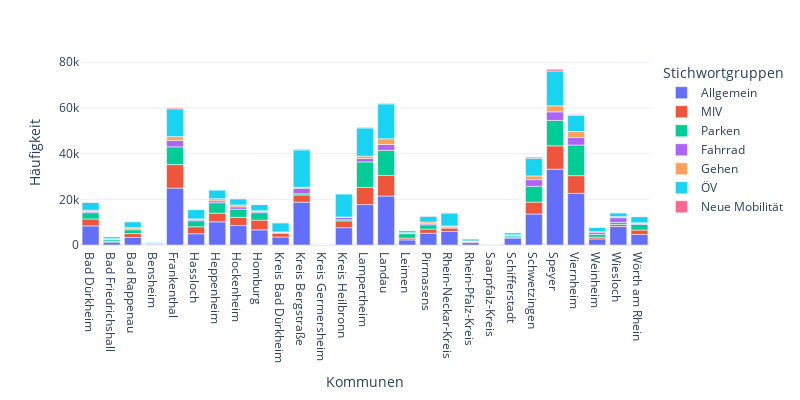

The cell this chart's notebook holds for it:
### Markdown cell above
Notizen:
* ÖV hat bei allen Kommunen einen großen Anteil
* Parken hat ebenfalls bei allen Kommunen einen großen Anteil
* kreis Heilbronn und Kreis Germersheim haben verhältnismäßig hohen Anteil von Fahrradbegriffen
* Elektromobilität, Gehen und Neue Mobilität hat bei allen Kommunen einen sehr geringen Anteil
* Wiesloch hat bei den Allgemeinen Suchbegriffen einen großen Anteil

### Code cell
fig = px.bar(df_kommune_gesamt,
             x=df_kommune_gesamt.index,
             y=['Allgemein', 'MIV', 'Parken', 'Fahrrad', 'Gehen', 'ÖV', 'Neue Mobilität'],
             # color='kommune',
              # hover_name="kommune",
              labels={
                     "jahr": "Zeit (a)",
                     "Gesamt": "Häufigkeit aller Stichwörter",
                     "kommune": "Kommunen",
                     "variable": "Stichwortgruppen",
                     "value": "Häufigkeit"},
              # render_mode="svg",
              template='plotly_white',
              width=800, 
              height=400
             )
fig.show()

### Figure 1 — Plotly figure (JSON) as saved in the notebook; plotly's stock layout.template omitted (floating-point values rounded to 4 significant figures)
{"data": [{"alignmentgroup": "True", "hovertemplate": "Stichwortgruppen=Allgemein<br>Kommunen=%{x}<br>Häufigkeit=%{y}<extra></extra>", "legendgroup": "Allgemein", "marker": {"color": "#636efa", "pattern": {"shape": ""}}, "name": "Allgemein", "offsetgroup": "Allgemein", "orientation": "v", "showlegend": true, "textposition": "auto", "type": "bar", "x": ["Bad Dürkheim", "Bad Friedrichshall", "Bad Rappenau", "Bensheim", "Frankenthal", "Hassloch", "Heppenheim", "Hockenheim", "Homburg", "Kreis Bad Dürkheim", "Kreis Bergstraße", "Kreis Germersheim", "Kreis Heilbronn", "Lampertheim", "Landau", "Leimen", "Pirmasens", "Rhein-Neckar-Kreis", "Rhein-Pfalz-Kreis", "Saarpfalz-Kreis", "Schifferstadt", "Schwetzingen", "Speyer", "Viernheim", "Weinheim", "Wiesloch", "Wörth am Rhein"], "xaxis": "x", "y": [8367, 1260, 3281, 390, 24902, 4926, 10134, 8532, 6631, 3502, 18744, 345, 7594, 17707, 21427, 2230, 5126, 5903, 1066, 194, 3048, 13562, 33201, 22606, 2674, 8059, 4588], "yaxis": "y"}, {"alignmentgroup": "True", "hovertemplate": "Stichwortgruppen=MIV<br>Kommunen=%{x}<br>Häufigkeit=%{y}<extra></extra>", "legendgroup": "MIV", "marker": {"color": "#EF553B", "pattern": {"shape": ""}}, "name": "MIV", "offsetgroup": "MIV", "orientation": "v", "showlegend": true, "textposition": "auto", "type": "bar", "x": ["Bad Dürkheim", "Bad Friedrichshall", "Bad Rappenau", "Bensheim", "Frankenthal", "Hassloch", "Heppenheim", "Hockenheim", "Homburg", "Kreis Bad Dürkheim", "Kreis Bergstraße", "Kreis Germersheim", "Kreis Heilbronn", "Lampertheim", "Landau", "Leimen", "Pirmasens", "Rhein-Neckar-Kreis", "Rhein-Pfalz-Kreis", "Saarpfalz-Kreis", "Schifferstadt", "Schwetzingen", "Speyer", "Viernheim", "Weinheim", "Wiesloch", "Wörth am Rhein"], "xaxis": "x", "y": [3030, 399, 1720, 69, 10294, 3059, 3785, 3578, 4255, 1654, 3157, 67, 2961, 7479, 9010, 799, 1851, 1499, 353, 34, 419, 5208, 10204, 7751, 798, 931, 1961], "yaxis": "y"}, {"alignmentgroup": "True", "hovertemplate": "Stichwortgruppen=Parken<br>Kommunen=%{x}<br>Häufigkeit=%{y}<extra></extra>", "legendgroup": "Parken", "marker": {"color": "#00cc96", "pattern": {"shape": ""}}, "name": "Parken", "offsetgroup": "Parken", "orientation": "v", "showlegend": true, "textposition": "auto", "type": "bar", "x": ["Bad Dürkheim", "Bad Friedrichshall", "Bad Rappenau", "Bensheim", "Frankenthal", "Hassloch", "Heppenheim", "Hockenheim", "Homburg", "Kreis Bad Dürkheim", "Kreis Bergstraße", "Kreis Germersheim", "Kreis Heilbronn", "Lampertheim", "Landau", "Leimen", "Pirmasens", "Rhein-Neckar-Kreis", "Rhein-Pfalz-Kreis", "Saarpfalz-Kreis", "Schifferstadt", "Schwetzingen", "Speyer", "Viernheim", "Weinheim", "Wiesloch", "Wörth am Rhein"], "xaxis": "x", "y": [2741, 694, 1680, 318, 7772, 2625, 4574, 3574, 3267, 300, 544, 43, 504, 11187, 10991, 1931, 1868, 444, 143, 1, 556, 6925, 11127, 13403, 1218, 917, 2457], "yaxis": "y"}, {"alignmentgroup": "True", "hovertemplate": "Stichwortgruppen=Fahrrad<br>Kommunen=%{x}<br>Häufigkeit=%{y}<extra></extra>", "legendgroup": "Fahrrad", "marker": {"color": "#ab63fa", "pattern": {"shape": ""}}, "name": "Fahrrad", "offsetgroup": "Fahrrad", "orientation": "v", "showlegend": true, "textposition": "auto", "type": "bar", "x": ["Bad Dürkheim", "Bad Friedrichshall", "Bad Rappenau", "Bensheim", "Frankenthal", "Hassloch", "Heppenheim", "Hockenheim", "Homburg", "Kreis Bad Dürkheim", "Kreis Bergstraße", "Kreis Germersheim", "Kreis Heilbronn", "Lampertheim", "Landau", "Leimen", "Pirmasens", "Rhein-Neckar-Kreis", "Rhein-Pfalz-Kreis", "Saarpfalz-Kreis", "Schifferstadt", "Schwetzingen", "Speyer", "Viernheim", "Weinheim", "Wiesloch", "Wörth am Rhein"], "xaxis": "x", "y": [495, 142, 448, 160, 2796, 493, 858, 1039, 500, 221, 2416, 9, 1033, 1484, 2555, 274, 494, 399, 220, 5, 202, 2895, 3765, 3277, 919, 2047, 424], "yaxis": "y"}, {"alignmentgroup": "True", "hovertemplate": "Stichwortgruppen=Gehen<br>Kommunen=%{x}<br>Häufigkeit=%{y}<extra></extra>", "legendgroup": "Gehen", "marker": {"color": "#FFA15A", "pattern": {"shape": ""}}, "name": "Gehen", "offsetgroup": "Gehen", "orientation": "v", "showlegend": true, "textposition": "auto", "type": "bar", "x": ["Bad Dürkheim", "Bad Friedrichshall", "Bad Rappenau", "Bensheim", "Frankenthal", "Hassloch", "Heppenheim", "Hockenheim", "Homburg", "Kreis Bad Dürkheim", "Kreis Bergstraße", "Kreis Germersheim", "Kreis Heilbronn", "Lampertheim", "Landau", "Leimen", "Pirmasens", "Rhein-Neckar-Kreis", "Rhein-Pfalz-Kreis", "Saarpfalz-Kreis", "Schifferstadt", "Schwetzingen", "Speyer", "Viernheim", "Weinheim", "Wiesloch", "Wörth am Rhein"], "xaxis": "x", "y": [565, 252, 551, 74, 1681, 331, 903, 816, 339, 45, 447, 4, 165, 1055, 2521, 164, 738, 65, 26, 0, 230, 1639, 2634, 2626, 291, 476, 296], "yaxis": "y"}, {"alignmentgroup": "True", "hovertemplate": "Stichwortgruppen=ÖV<br>Kommunen=%{x}<br>Häufigkeit=%{y}<extra></extra>", "legendgroup": "ÖV", "marker": {"color": "#19d3f3", "pattern": {"shape": ""}}, "name": "ÖV", "offsetgroup": "ÖV", "orientation": "v", "showlegend": true, "textposition": "auto", "type": "bar", "x": ["Bad Dürkheim", "Bad Friedrichshall", "Bad Rappenau", "Bensheim", "Frankenthal", "Hassloch", "Heppenheim", "Hockenheim", "Homburg", "Kreis Bad Dürkheim", "Kreis Bergstraße", "Kreis Germersheim", "Kreis Heilbronn", "Lampertheim", "Landau", "Leimen", "Pirmasens", "Rhein-Neckar-Kreis", "Rhein-Pfalz-Kreis", "Saarpfalz-Kreis", "Schifferstadt", "Schwetzingen", "Speyer", "Viernheim", "Weinheim", "Wiesloch", "Wörth am Rhein"], "xaxis": "x", "y": [3430, 906, 2520, 315, 12189, 4066, 3860, 2671, 2706, 4005, 16305, 272, 10107, 12315, 15277, 900, 2527, 5685, 869, 198, 948, 7740, 15245, 7051, 1833, 1665, 2712], "yaxis": "y"}, {"alignmentgroup": "True", "hovertemplate": "Stichwortgruppen=Neue Mobilität<br>Kommunen=%{x}<br>Häufigkeit=%{y}<extra></extra>", "legendgroup": "Neue Mobilität", "marker": {"color": "#FF6692", "pattern": {"shape": ""}}, "name": "Neue Mobilität", "offsetgroup": "Neue Mobilität", "orientation": "v", "showlegend": true, "textposition": "auto", "type": "bar", "x": ["Bad Dürkheim", "Bad Friedrichshall", "Bad Rappenau", "Bensheim", "Frankenthal", "Hassloch", "Heppenheim", "Hockenheim", "Homburg", "Kreis Bad Dürkheim", "Kreis Bergstraße", "Kreis Germersheim", "Kreis Heilbronn", "Lampertheim", "Landau", "Leimen", "Pirmasens", "Rhein-Neckar-Kreis", "Rhein-Pfalz-Kreis", "Saarpfalz-Kreis", "Schifferstadt", "Schwetzingen", "Speyer", "Viernheim", "Weinheim", "Wiesloch", "Wörth am Rhein"], "xaxis": "x", "y": [150, 20, 26, 30, 410, 40, 44, 173, 102, 63, 338, 19, 69, 261, 273, 28, 96, 107, 30, 0, 9, 487, 757, 356, 47, 48, 57], "yaxis": "y"}], "layout": {"barmode": "relative", "height": 400, "legend": {"title": {"text": "Stichwortgruppen"}, "tracegroupgap": 0}, "margin": {"t": 60}, "width": 800, "xaxis": {"anchor": "y", "autorange": true, "domain": [0, 1], "range": [-0.5, 26.5], "title": {"text": "Kommunen"}, "type": "category"}, "yaxis": {"anchor": "x", "autorange": true, "domain": [0, 1], "range": [0, 80980.0], "title": {"text": "Häufigkeit"}, "type": "linear"}}}
